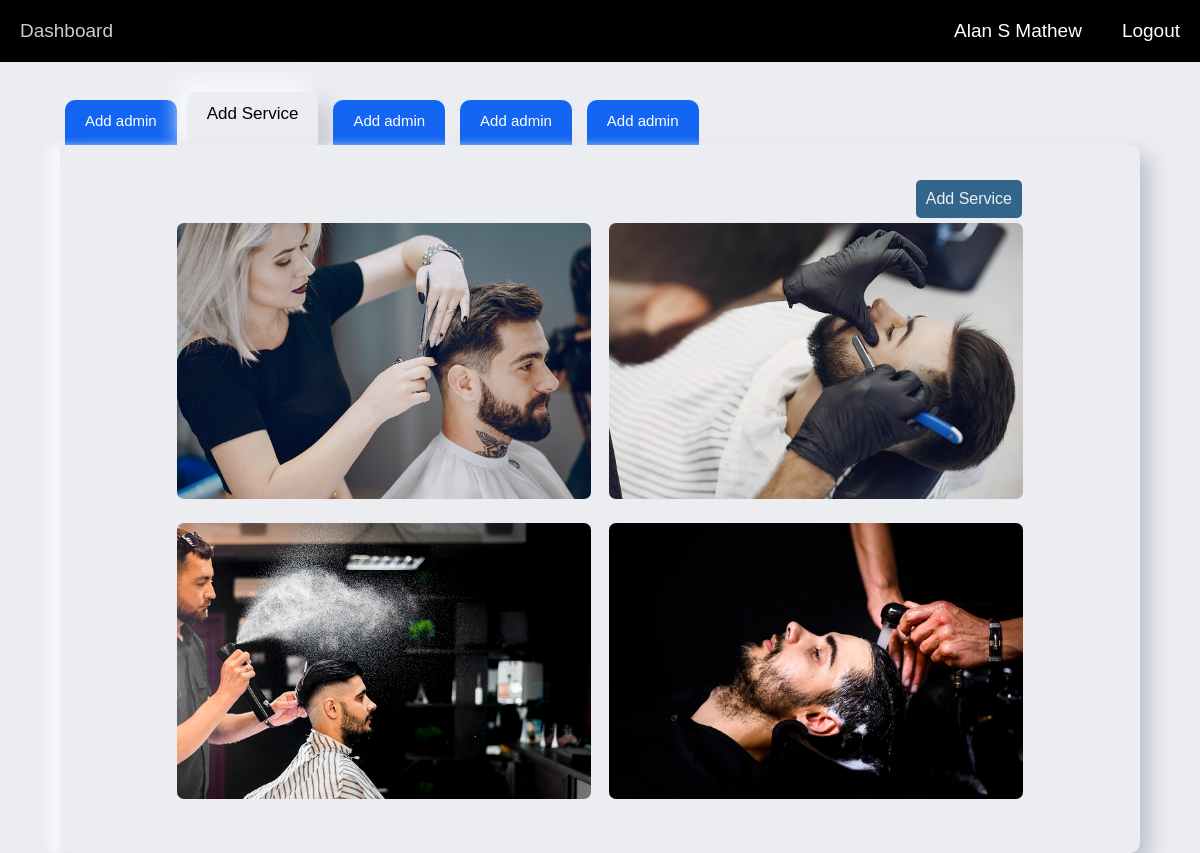
The page /addservice.php (signed in) on the database its author committed.
### tables this page shows
CREATE TABLE `reg` (
  `regid` int(7) NOT NULL,
  `loginid` int(7) NOT NULL,
  `name` varchar(20) NOT NULL,
  `mobile` varchar(12) NOT NULL
);

CREATE TABLE `tbl_service` (
  `ser_id` int(11) NOT NULL,
  `ser_name` varchar(20) NOT NULL,
  `ser_desc` varchar(400) NOT NULL,
  `ser_img` varchar(11) NOT NULL
);

### addservice.php (the view, shortened to what this page needs)
<?php
if(isset($_SESSION["id"])){
    $id=$_SESSION["id"];
    $con=mysqli_connect("localhost","root","","salon")or die("couldn't connect");
    $query="SELECT * FROM tbl_login WHERE loginid=$id";
    $result=mysqli_query($con,$query);
    $login = mysqli_fetch_array($result);
    if($login['type']=="admin")
    {
        $query="SELECT * FROM reg WHERE loginid=$id";
        $result=mysqli_query($con,$query);
        $reg_table = mysqli_fetch_array($result);
    ?>
<!DOCTYPE html>
<html lang="en">
<head>
    <link rel="stylesheet" href="css/style.css">
</head>
<body>
    <div class="navigation_top">
        <a href="">Dashboard</a>
        <a class="rgt" style="float:right" href="logout.php">Logout</a>
        <a class="rgt" style="float:right" href="profile.php"><?php echo $reg_table['name'] ?></a>
    </div>
    <div class="nav_buttons">
    <a href="admin.php" class="nav_btn">Add admin</a>
        <a href="addservice.php" class="nav_btn_active">Add Service</a>
        <a class="nav_btn">Add admin</a>
        <a class="nav_btn">Add admin</a>
        <a class="nav_btn">Add admin</a>
    </div>
    <div class="body">
    <div class="add"> <p onclick="display()"> Add Service</p></div>
    <div class="service-box">
            <?php
                $query="SELECT * FROM tbl_service";
                $result=mysqli_query($con,$query);
                while($row=mysqli_fetch_array($result))
                { ?>
                    <div class="single-service">
                    <a href="addservicestyle.php?id=<?php echo $row['ser_id']?>" >
                        <img src="images/<?php echo $row['ser_img']?>">
                        </a>
                    </div>
        <?php  } ?>
    </div>
    </div>
</body>
</html>
<?php
    }
}
else{
    ?>
    <center><h1>Something went wrong </h1>
    <h2>click <a href="signin.php">here</a> to login</h2></center>
    <?php
}
?>

### css/style.css (style rules this page uses)
* { margin: 0; padding: 0; font-family: 'Poppins', sans-serif; }
.service-box { width: 80%; display: flex; flex-wrap: wrap; justify-content: space-around; margin: auto; }
.single-service { flex-basis: 48%; text-align: center; border-radius: 7px; margin-bottom: 20px; color: #fff; position: relative; text-decoration: none; }
.single-service a { text-decoration: none; color: #fff; }
.single-service img { width: 100%; border-radius: 7px; }
.navigation_top { overflow: hidden; background-color: black; }
.navigation_top a { float: left; color: white; text-align: center; padding: 20px 20px; text-decoration: none; font-size: 19px; }
.nav_buttons { position: relative; top: 30px; display: flex; width: 90%; display: flex; flex-wrap: wrap; margin: auto; height: 70px; }
.nav_btn { text-decoration: none; font-size: 15px; position: relative; margin:8px 10px 5px 5px; background-color: #1365f3; text-align: center; padding: 12px 20px 0px 20px; justify-content: center; border-radius: 10px; color:white; cursor: pointer; transition:.3s ease-in-out; }
.nav_btn_active { text-decoration: none; font-size: 17px; position: relative; margin:0px 10px 5px 0px; background-color: #ecedf1; text-align: center; padding: 12px 20px 0px 20px; justify-content: center; border-radius: 10px; color:black; cursor: pointer; box-shadow:-8px -10px 20px #fafbff,10px 10px 20px #a6abbda9; }
.body { position: relative; top:13px; padding:30px 0px; width: 90%; display: flex; flex-wrap: wrap; justify-content: space-around; margin: auto; background-color: #ecedf1; box-shadow: 10px 10px 20px #a6abbda9,-10px 2px 10px #fafbff; border-radius: 0px 10px 10px 10px; z-index: 1; }
.add { position: relative; margin-top:5px; width: 80%; margin-bottom: 5px; }
.add p { position: relative; color:rgba(255, 255, 255, 0.893); padding: 10px; float:right; background-color:rgb(51, 101, 138); border-radius: 5px; cursor: pointer; margin-right: 10px; transition:box-shadow .4s ease-in-out; }

### addservice.php (style rules this page uses)
body { background-color: #ecedf1; }

### rows shown on the page
reg: name "Alan S Mathew"
tbl_service: ser_img (picture)
tbl_service: ser_img (picture)
tbl_service: ser_img (picture)
tbl_service: ser_img (picture)
